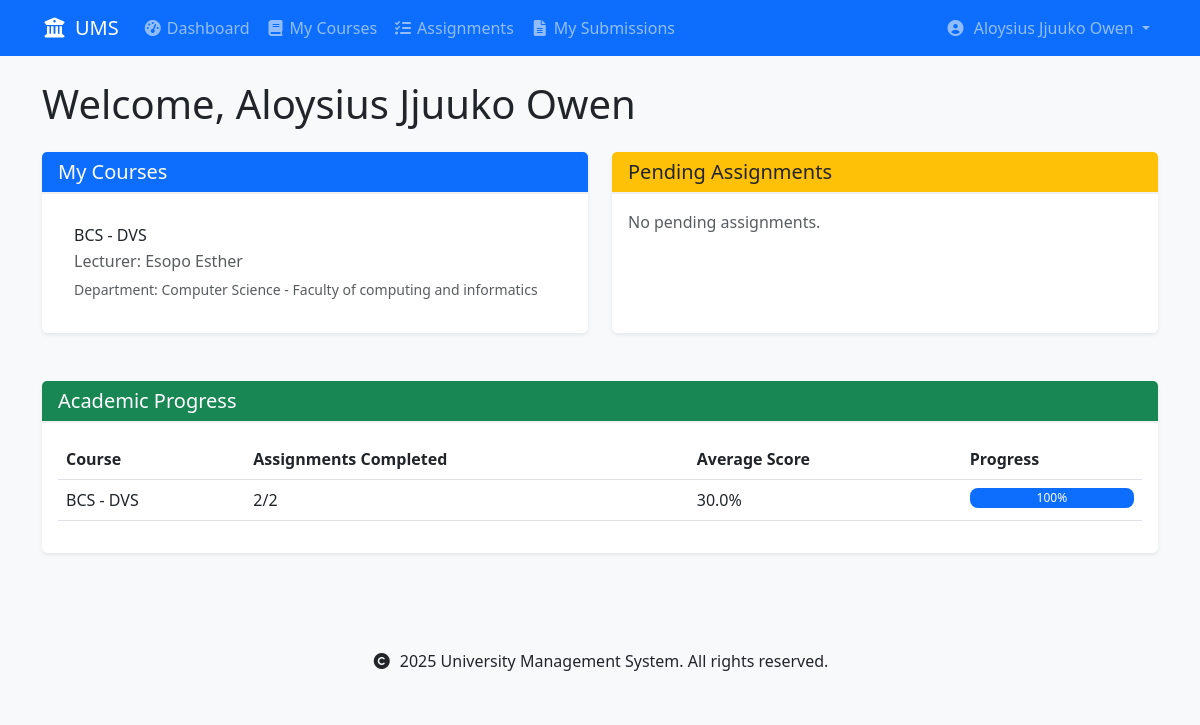
The app's page /accounts/dashboard/student/ (signed in), older data.
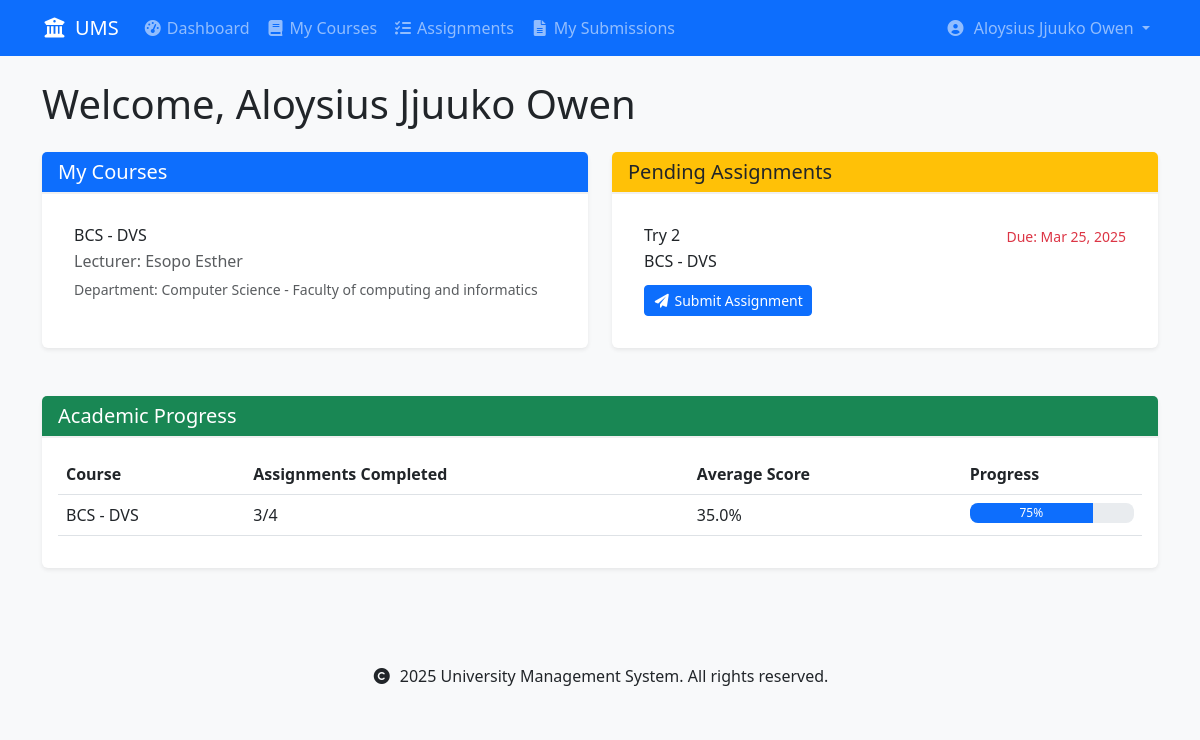
The same page, newer data.
### courses/models.py (models this page shows, shortened)
class Enrollment(models.Model):
    STATUS_CHOICES = [
        ('enrolled', 'Enrolled'),
        ('completed', 'Completed'),
        ('dropped', 'Dropped'),
    ]
    student = models.ForeignKey(
        settings.AUTH_USER_MODEL,
        on_delete=models.CASCADE,
        related_name='enrollments',
        limit_choices_to={'user_type': 'student'}
    )
    course = models.ForeignKey(
        Course,
        on_delete=models.CASCADE,
        related_name='enrollments'
    )
    status = models.CharField(
        max_length=20,
        choices=STATUS_CHOICES,
        default='enrolled'
    )
    enrolled_at = models.DateTimeField(auto_now_add=True)
    updated_at = models.DateTimeField(auto_now=True)
    class Meta:
        unique_together = ['student', 'course']
        ordering = ['-enrolled_at']
    def get_progress(self):
        total_assignments = self.course.assignments.count()
        completed_assignments = self.student.submissions.filter(
            assignment__course=self.course
        ).count()
        progress = {
            'completed_assignments': completed_assignments,
            'total_assignments': total_assignments,
            'progress_percentage': (completed_assignments / total_assignments * 100) if total_assignments > 0 else 0
        }
        return progress
    def get_average_score(self):
        from django.db.models import Avg
        avg_score = self.student.submissions.filter(
            assignment__course=self.course,
            marks__isnull=False
        ).aggregate(avg=Avg('marks'))['avg']
        return round(avg_score, 2) if avg_score is not None else None

class Course(models.Model):
    code = models.CharField(max_length=10, unique=True)
    name = models.CharField(max_length=100)
    department = models.ForeignKey(
        'schools.Department',
        on_delete=models.CASCADE,
        related_name='courses'
    )
    lecturer = models.ForeignKey(
        settings.AUTH_USER_MODEL,
        on_delete=models.SET_NULL,  # Changed from CASCADE to SET_NULL
        related_name='courses_teaching',
        limit_choices_to={'user_type': 'lecturer'},
        null=True  # Allow null for existing records
    )
    description = models.TextField(blank=True)
    credits = models.PositiveIntegerField(
        validators=[MinValueValidator(1), MaxValueValidator(6)],
        default=3  # Default number of credits
    )
    is_active = models.BooleanField(default=True)
    created_at = models.DateTimeField(auto_now_add=True)
    updated_at = models.DateTimeField(auto_now=True)
    class Meta:
        ordering = ['department', 'code']
        unique_together = ['department', 'code']

### accounts/models.py (models this page shows, shortened)
class User(AbstractUser):
    USER_TYPE_CHOICES = [
        ('student', 'Student'),
        ('lecturer', 'Lecturer'),
    ]
    user_type = models.CharField(max_length=10, choices=USER_TYPE_CHOICES)
    registration_number = models.CharField(max_length=20, unique=True, null=True, blank=True)
    staff_number = models.CharField(max_length=20, unique=True, null=True, blank=True)
    department = models.ForeignKey('schools.Department', on_delete=models.SET_NULL, null=True)
    class Meta:
        db_table = 'accounts_user'
        verbose_name = 'User'
        verbose_name_plural = 'Users'
    def is_student(self):
        return self.user_type == 'student'

### schools/models.py (models this page shows, shortened)
class Department(models.Model):
    name = models.CharField(max_length=100)
    code = models.CharField(max_length=10, unique=True)
    school = models.ForeignKey(School, on_delete=models.CASCADE, related_name='departments')
    description = models.TextField(blank=True)
    required_courses = models.ManyToManyField('courses.Course', related_name='required_by_departments', blank=True)
    created_at = models.DateTimeField(auto_now_add=True)
    updated_at = models.DateTimeField(auto_now=True)
    def __str__(self):
        return f"{self.name} - {self.school.name}"
    class Meta:
        ordering = ['school__name', 'name']
        unique_together = ['school', 'code']  # Ensure unique department codes within each school

class School(models.Model):
    name = models.CharField(max_length=100)
    code = models.CharField(max_length=10, unique=True)
    description = models.TextField(blank=True)
    created_at = models.DateTimeField(auto_now_add=True)
    updated_at = models.DateTimeField(auto_now=True)
    class Meta:
        ordering = ['name']

### assignments/models.py (models this page shows, shortened)
class Assignment(models.Model):
    title = models.CharField(max_length=200)
    course = models.ForeignKey(
        'courses.Course',
        on_delete=models.CASCADE,
        related_name='assignments'
    )
    description = models.TextField()
    due_date = models.DateTimeField()
    total_marks = models.DecimalField(
        max_digits=5,
        decimal_places=2,
        validators=[MinValueValidator(0)]
    )
    created_at = models.DateTimeField(auto_now_add=True)
    created_by = models.ForeignKey(
        settings.AUTH_USER_MODEL,
        on_delete=models.CASCADE,
        related_name='created_assignments'
    )
    class Meta:
        ordering = ['-due_date']

### accounts/views.py (the view)
# urls.py: path('dashboard/student/', views.student_dashboard, name='student_dashboard'),
@login_required
def student_dashboard(request):
    if not request.user.is_student():
        messages.error(request, 'Access denied. Students only.')
        return redirect('home')
    enrollments = Enrollment.objects.filter(
        student=request.user
    ).select_related(
        'course',
        'course__lecturer',
        'course__department'
    )
    enrolled_course_ids = enrollments.values_list('course_id', flat=True)
    all_assignments = Assignment.objects.filter(course_id__in=enrolled_course_ids)
    total_assignments = all_assignments.count()
    submitted_assignment_ids = request.user.submissions.values_list('assignment_id', flat=True)
    completed_assignments = len(submitted_assignment_ids)
    pending_assignments_list = Assignment.objects.filter(
        course_id__in=enrolled_course_ids,
        due_date__gt=timezone.now()
    ).exclude(
        id__in=submitted_assignment_ids
    ).select_related(
        'course'
    ).order_by('due_date')
    for enrollment in enrollments:
        course_assignments = all_assignments.filter(course=enrollment.course)
        total = course_assignments.count()
        completed = request.user.submissions.filter(
            assignment__course=enrollment.course
        ).count()
        avg_score = request.user.submissions.filter(
            assignment__course=enrollment.course,
            marks__isnull=False
        ).aggregate(avg=Avg('marks'))['avg']
        enrollment.total_assignments = total
        enrollment.completed_assignments = completed
        enrollment.progress_percentage = (completed / total * 100) if total > 0 else 0
        enrollment.average_score = round(avg_score, 1) if avg_score else None
    context = {
        'enrollments': enrollments,
        'total_assignments': total_assignments,
        'completed_assignments': completed_assignments,
        'pending_assignments': total_assignments - completed_assignments,
        'pending_assignments_list': pending_assignments_list
    }
    return render(request, 'accounts/student_dashboard.html', context)

### templates/accounts/student_dashboard.html (shortened to what the changed rows need)
{% extends 'base.html' %}
{% load custom_filters %}
{% block content %}
<div class="container">
    <h1 class="mb-4">Welcome, {{ user.get_full_name }}</h1>
    <div class="row">
        <div class="col-md-6 mb-4">
            <div class="card h-100">
                <div class="card-body">
                    {% if enrollments %}
                        <div class="list-group list-group-flush">
                            {% for enrollment in enrollments %}
                                <div class="list-group-item">
                                    <h6 class="mb-1">{{ enrollment.course.code }} - {{ enrollment.course.name }}</h6>
                                    <p class="mb-1 text-muted">Lecturer: {{ enrollment.course.lecturer.get_full_name }}</p>
                                    <small class="text-muted">Department: {{ enrollment.course.department }}</small>
                                </div>
                            {% endfor %}
                        </div>
                    {% else %}
                        <p class="text-muted">You are not enrolled in any courses.</p>
                    {% endif %}
                </div>
            </div>
        </div>
        <div class="col-md-6 mb-4">
            <div class="card h-100">
                <div class="card-body">
                    {% if pending_assignments_list %}
                        <div class="list-group list-group-flush">
                            {% for assignment in pending_assignments_list %}
                                <div class="list-group-item">
                                    <div class="d-flex w-100 justify-content-between">
                                        <h6 class="mb-1">{{ assignment.title }}</h6>
                                        <small class="text-danger">Due: {{ assignment.due_date|date:"M d, Y" }}</small>
                                    </div>
                                    <p class="mb-1">{{ assignment.course.code }} - {{ assignment.course.name }}</p>
                                    <a href="{% url 'assignments:submit_assignment' assignment.id %}"
                                       class="btn btn-sm btn-primary mt-2">
                                        <i class="fas fa-paper-plane me-1"></i>Submit Assignment
                                    </a>
                                </div>
                            {% endfor %}
                        </div>
                    {% else %}
                        <p class="text-muted">No pending assignments.</p>
                    {% endif %}
                </div>
            </div>
        </div>
    </div>
    <div class="row mt-4">
        <div class="col-12">
            <div class="card">
                <div class="card-body">
                    <div class="table-responsive">
                        <table class="table table-hover">
                            <thead>
                                <tr>
                                    <th>Course</th>
                                    <th>Assignments Completed</th>
                                    <th>Average Score</th>
                                    <th>Progress</th>
                                </tr>
                            </thead>
                            <tbody>
                                {% for enrollment in enrollments %}
                                    {% with progress=enrollment.get_progress %}
                                        <tr>
                                            <td>{{ enrollment.course.code }} - {{ enrollment.course.name }}</td>
                                            <td>
                                                {{ progress.completed_assignments }}/{{ progress.total_assignments }}
                                            </td>
                                            <td>
                                                {% with avg=enrollment.get_average_score %}
                                                    {% if avg %}
                                                        {{ avg|floatformat:1 }}%
                                                    {% else %}
                                                        N/A
                                                    {% endif %}
                                                {% endwith %}
                                            </td>
                                            <td>
                                                <div class="progress" style="height: 20px;">
                                                    <div class="progress-bar" role="progressbar"
                                                         style="width: {{ progress.progress_percentage }}%"
                                                         aria-valuenow="{{ progress.progress_percentage }}"
                                                         aria-valuemin="0"
                                                         aria-valuemax="100">
                                                        {{ progress.progress_percentage|floatformat:0 }}%
                                                    </div>
                                                </div>
                                            </td>
                                        </tr>
                                    {% endwith %}
                                {% empty %}
                                    <tr>
                                        <td colspan="4" class="text-center">No course data available</td>
                                    </tr>
                                {% endfor %}
                            </tbody>
                        </table>
                    </div>
                </div>
            </div>
        </div>
    </div>
</div>
{% endblock %}

Row changes from the older to the newer data that the page shows:
computed for Enrollment "BCS": get_progress.completed_assignments "2" → "3"; get_progress.total_assignments "2" → "4"; get_average_score "30.0" → "35.0"; {{ progress.progress_percentage }} 100.0 → 75.0 (drawn); get_progress.progress_percentage "100" → "75"
added Assignment: title "Try 2", due_date "Mar 25, 2025", course.code "BCS", course.name "DVS"
Text that changed along with them:
text no longer shown: "No pending assignments."
